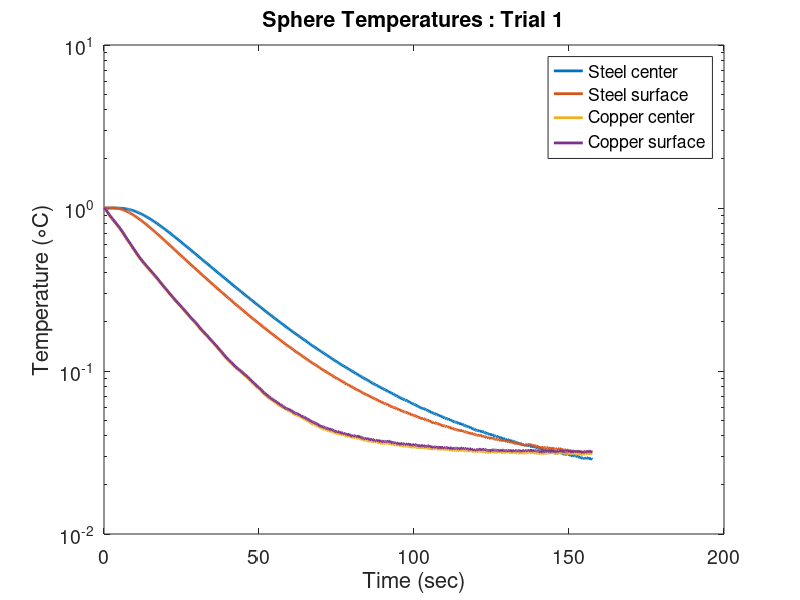
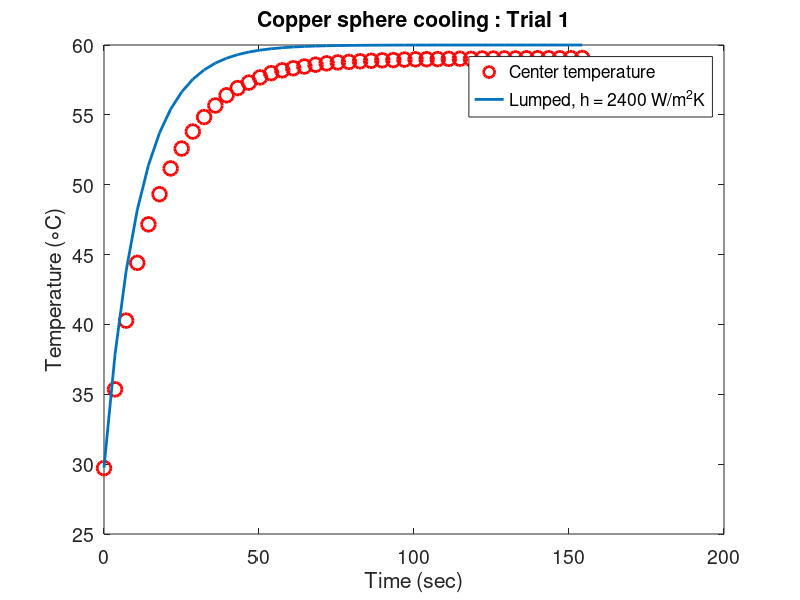
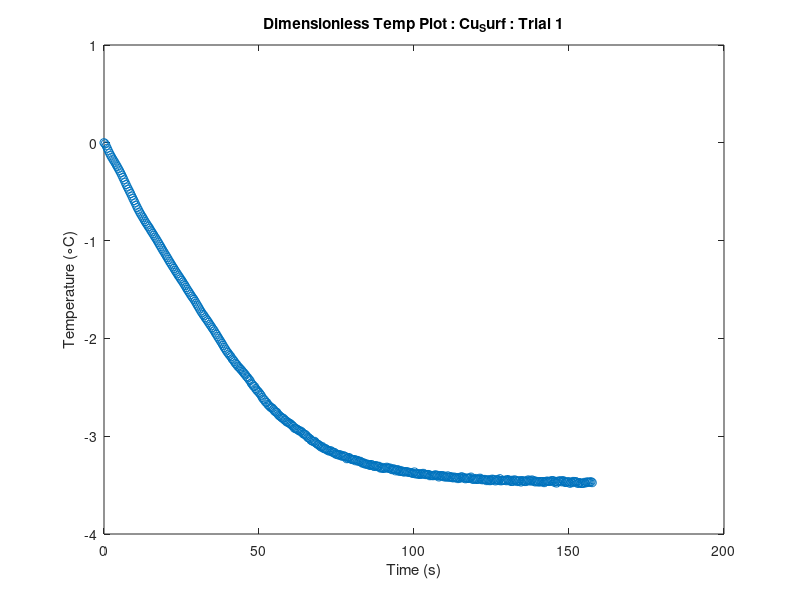
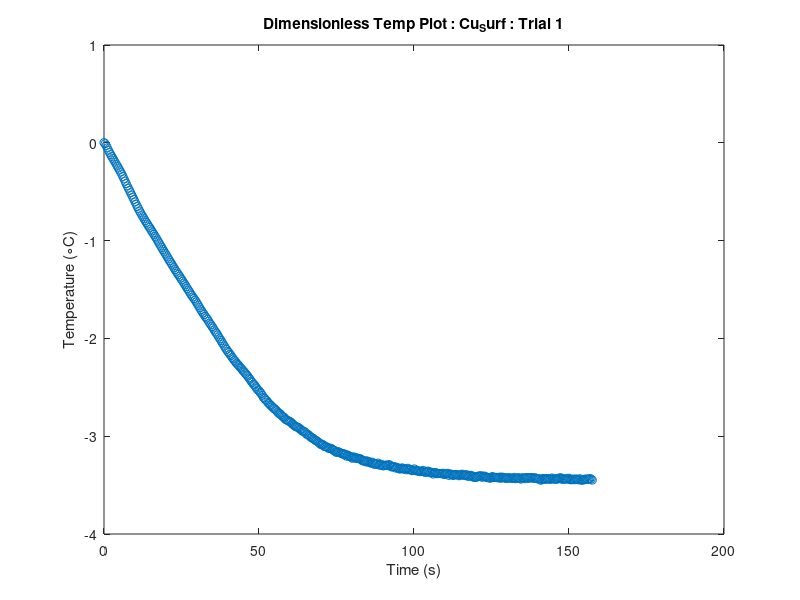

Reproduce these figures in MATLAB, in order.
function Heat_Conduction_Lab()
close all
clear all
clc

% default plotting style
fs = 16;    % font size
ms = 10;    % marker size
lw = 2;     % line width

load('SphereData.mat')

%%%  --->  Data Analysis For all Four Trials  <---  %%%
for trial = 1:length(sphere_data)
    % load data from struct
    t = sphere_data(trial).time;    % Time (sec)
    T = [sphere_data(trial).ss_cent,sphere_data(trial).ss_surf,sphere_data(trial).cu_surf,sphere_data(trial).cu_cent];    % Sphere temperatures (C)
    
    
    %%%  --->  Plot the temperature data  <---  %%%
    figure
    T_i = mean(T(1,:));%60;
    
    fprintf("Ti = %.2f\n",T_i)
    
    if trial == 1 || trial ==3
        T_inf = 60.0;
    else
        T_inf = 29.2;
    end
    
    fprintf("T_inf = %.2f\n",T_inf)
    
    theta = (T - T_inf)./(T_i - T_inf);
    semilogy(t,theta,'linewidth',lw)
    legend('Steel center','Steel surface','Copper center','Copper surface')
    set(gca,'FontSize',fs-2);
    xlabel('Time (sec)','Fontsize',fs)
    ylabel('Temperature (\circC)','Fontsize',fs)
    plot_title = sprintf('Sphere Temperatures : Trial %d',trial);
    title(plot_title)
    
    
    %%%  --->  Fit the copper sphere cooling curves  <---  %%%
    figure
%     T_inf = 29.2;
%     T_i = 60.3;
    r = 0.023875;   % radius (m)
    V = (4/3)*pi*r^3;
    As = 4*pi*r^2;
    h = 2400; %initial value
    rho = 8933; % kg/m^3
    cp = 385;   % J/kgK
    k = 401; % W/m*k
    
    % Calculations
    Bi = h*r/k;
    fprintf('The Bi for copper, trial %d: %f\n',trial,Bi)
    tau = rho*cp*V/(h*As);  % timne constant (sec)
    T_copper = T_inf + (T_i-T_inf)*exp(-t/tau);
    
    % Plot data
    plot(t(1:10:end),T(1:10:end,3),'ro','linewidth',lw,'markersize',ms)
    hold on
    plot(t(1:10:end),T_copper(1:10:end),'linewidth',lw)
    
    % Plot parameters
    cu_title = sprintf('Copper sphere cooling : Trial %d',trial);
    title(cu_title,'Fontsize',fs)
    xlabel('Time (sec)','Fontsize',fs)
    ylabel('Temperature (\circC)','Fontsize',fs)
    legend('Center temperature','Lumped, h = 2400 W/m^2K')
    set(gca,'FontSize',fs-2);
    
    
    %h = determine_h(sphere_data(trial).cu_surf,T_i,T_inf,rho,V,As,cp,trial);
    
    log_dimensionless_temp(t,sphere_data(trial).cu_surf,T_i,T_inf,trial,'Cu_Surf')
    log_dimensionless_temp(t,sphere_data(trial).cu_cent,T_i,T_inf,trial,'Cu_Surf')
    
    %determine_Bi(t,sphere_data(trial).cu_surf,T_i,T_inf,r,rho,cp,k,trial,'Cu')
    
    
    %%%  --->  Steel sphere cooling curves  <---  %%%
    figure
    plot(t(1:10:end),T(1:10:end,1),'ro','linewidth',lw,'markersize',ms)    % plot the center data
    hold on
    plot(t(1:10:end),T(1:10:end,2),'bs','linewidth',lw,'markersize',ms)    % plot the edge data
    
    h = 1550;   % adjustable guess for h --> 1250 initial value
    rho = 8238; % kg/m^3
    cp = 468;   % J/kgK
    k = 13.4;   % W/mK
    alpha = k./(rho*cp);
    Bi = h*r/k;
    r = 0.023875;   % radius (m)
    V = (4/3)*pi*r^3;
    As = 4*pi*r^2;
    tau = rho*cp*V/(h*As);  % lumped time constant
    
    % Bi number for steel
    fprintf("Bi number for SS, trial %d: %f\n",trial,Bi)
    
    % Find the first 15 series terms
    clear lambda lambda_new
    lambda = linspace(0,50,1000000);
    % plot(lambda/pi,cot(lambda))
    % hold on
    % plot(lambda/pi,(1-Bi)./lambda)
    % break
    
    tol = 1e-4;
    lambda = lambda(abs(cot(lambda) - (1-Bi)./lambda) < tol);  % find intersections
    j = 1;  % index for temporary lambda vector
    for i = 1:length(lambda) - 1    % remove duplicates
        if abs(lambda(i)-lambda(i+1)) > tol
            lambda_new(j) = lambda(i);
            j = j+1;
        end
    end
    
    lambda = lambda_new;
    disp("Lambda:")
    disp(lambda)
    % length(lambda);      % check that there are 15 values
    % plot(lambda,cot(lambda),'rs','linewidth',lw,'markersize',ms)
    % ylim([-5 5])
    % break
    
    
    A = 2*(sin(lambda) - lambda.*cos(lambda))./(lambda - sin(lambda).*cos(lambda));
    f = sin(0.9*lambda)./(0.9*lambda);    % position function f at the surface r = ro
    Fo = alpha*t./r.^2;
    T_center_model = ones(size(t)); % pre-allocate
    T_surface_model = ones(size(t));
    
    for i = 1:length(t)
        T_center_model(i) = T_inf+(T_i-T_inf)*sum(A.*exp(-lambda.^2*Fo(i)));
        T_surface_model(i) = T_inf+(T_i-T_inf)*sum(A.*exp(-lambda.^2*Fo(i)).*f);
    end
    
    % Plot series values
    plot(t,T_center_model,'g','linewidth',lw)   % plot the model
    plot(t,T_surface_model,'g','linewidth',lw)   % plot the model
    
    % Plot lumped capacitance
    T_steel = T_inf + (T_i-T_inf)*exp(-t/tau); % lumped
    plot(t(1:10:end),T_steel(1:10:end))
    
    % figure properties
    xlim([0 max(t)])
    ss_title = sprintf('Steel sphere cooling : Trial %d',trial);
    title(ss_title,'Fontsize',fs)
    xlabel('Time (sec)','Fontsize',fs)
    ylabel('Temperature (\circC)','Fontsize',fs)
    legend('Center data','Surface data','Model Fits','Lumped')
    set(gca,'FontSize',fs-2);
    
    
    log_dimensionless_temp(t,sphere_data(trial).ss_surf,T_i,T_inf,trial,'SS Surf')
    log_dimensionless_temp(t,sphere_data(trial).ss_cent,T_i,T_inf,trial,'SS Cent')
    
end

end

function log_dimensionless_temp(t,T,T_i,T_inf,trial,material)
theta = (T-T_inf) ./ (T_i-T_inf);

figure('Name','Dimensionless Temp')
plot(t,log(theta),'o')%,t,T_i,t,T_inf)

plot_title = sprintf('Dimensionless Temp Plot : %s : Trial %d',material,trial);
title(plot_title)
xlabel('Time (s)')
ylabel('Temperature (\circC)')
%legend('Dimensionless Temp','Inner Temp','Surface Temp')
end


function h = determine_h(T_sur,T_i,T_inf,rho,V,A_s,C,trial)

q = (rho*V*C.*(T_i-T_inf));

rhs = A_s.*(T_sur(1:20)-T_inf);

h = rhs\q;

fprintf('H for trial %d: %.2f\n',trial,h)

end


function determine_Bi(t,T_sur,T_i,T_inf,r,rho,C,k,trial,material)

theta = (T_sur-T_inf) ./ (T_i-T_inf);
Bi = log(theta) .* ((-(r^2)*rho*C) ./ (t*k));

Bi = mean(Bi);
fprintf('The Bi number for %s, trial %d: %.3f\n',material,trial,Bi)

end

















